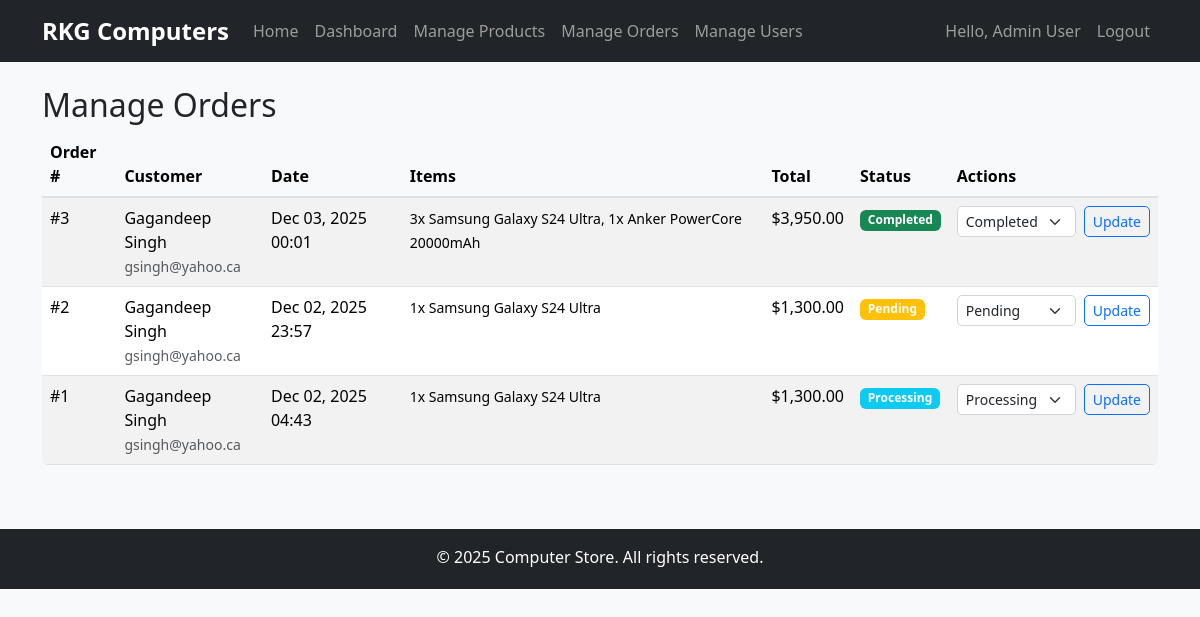
The app's page /admin/orders.php (signed in) with its own data.
### tables this page shows
CREATE TABLE `orders` (
  `id` int(11) NOT NULL,
  `user_id` int(11) NOT NULL,
  `total_price` decimal(10,2) NOT NULL,
  `order_date` timestamp NOT NULL DEFAULT current_timestamp(),
  `status` varchar(20) DEFAULT 'pending'
);

CREATE TABLE `users` (
  `id` int(11) NOT NULL,
  `name` text NOT NULL,
  `email` text NOT NULL,
  `password` text NOT NULL,
  `is_admin` tinyint(1) NOT NULL DEFAULT 0,
  `created_at` timestamp NOT NULL DEFAULT current_timestamp()
);

### includes/functions.php (called while the page is built, shortened)
<?php
function formatPrice($price) {
    return '$' . number_format($price, 2);
}
?>

### admin/orders.php (the view, shortened to what this page needs)
<?php
require_once '../includes/config.php';
require_once '../includes/functions.php';
require_once 'adminheader.php';
$stmt = $pdo->prepare("
    SELECT o.*, u.name as customer_name, u.email as customer_email,
           GROUP_CONCAT(CONCAT(oi.quantity, 'x ', p.name) SEPARATOR ', ') as items
    FROM orders o
    JOIN users u ON o.user_id = u.id
    LEFT JOIN order_items oi ON o.id = oi.order_id
    LEFT JOIN products p ON oi.product_id = p.id
    GROUP BY o.id
    ORDER BY o.order_date DESC
");
$stmt->execute();
$orders = $stmt->fetchAll();
?>
    <div class="container mt-4">
        <h2>Manage Orders</h2>
        <?php if (empty($orders)): ?>
            <div class="alert alert-info">No orders found.</div>
        <?php else: ?>
            <div class="table-responsive">
                <table class="table table-striped">
                    <thead>
                        <tr>
                            <th>Order #</th>
                            <th>Customer</th>
                            <th>Date</th>
                            <th>Items</th>
                            <th>Total</th>
                            <th>Status</th>
                            <th>Actions</th>
                        </tr>
                    </thead>
                    <tbody>
                        <?php foreach ($orders as $order): ?>
                            <tr>
                                <td>#<?php echo $order['id']; ?></td>
                                <td>
                                    <?php echo $order['customer_name']; ?>
                                    <br>
                                    <small class="text-muted"><?php echo $order['customer_email']; ?></small>
                                </td>
                                <td><?php echo date('M d, Y H:i', strtotime($order['order_date'])); ?></td>
                                <td>
                                    <small><?php echo $order['items']; ?></small>
                                </td>
                                <td><?php echo formatPrice($order['total_price']); ?></td>
                                <td>
                                    <span class="badge bg-<?php echo $order['status'] == 'pending' ? 'warning' : ($order['status'] == 'completed' ? 'success' : 'info'); ?>">
                                        <?php echo ucfirst($order['status']); ?>
                                    </span>
                                </td>
                                <td>
                                    <form method="POST" class="d-flex align-items-center">
                                        <select name="status" class="form-select form-select-sm me-2" style="width: auto;">
                                            <option value="pending" <?php echo $order['status'] == 'pending' ? 'selected' : ''; ?>>Pending</option>
                                            <option value="processing" <?php echo $order['status'] == 'processing' ? 'selected' : ''; ?>>Processing</option>
                                            <option value="completed" <?php echo $order['status'] == 'completed' ? 'selected' : ''; ?>>Completed</option>
                                        </select>
                                        <button type="submit" class="btn btn-sm btn-outline-primary">Update</button>
                                    </form>
                                </td>
                            </tr>
                        <?php endforeach; ?>
                    </tbody>
                </table>
            </div>
        <?php endif; ?>
    </div>
    <?php require_once 'adminfooter.php'; ?>

### css/style.css (style rules this page uses)
body { font-family: 'Segoe UI', Tahoma, Geneva, Verdana, sans-serif; background-color: #f8f9fa; }
.btn { border-radius: 5px; font-weight: 500; }
.badge { font-size: 0.75rem; }
.table { background: white; border-radius: 5px; overflow: hidden; }
.table thead th { background-color: #f8f9fa; border-bottom: 2px solid #dee2e6; font-weight: 600; }
.form-control, .form-select { border: 1px solid #ced4da; border-radius: 5px; }

### records on screen
orders: id "3", user.name "Gagandeep Singh", user.email "gsingh@yahoo.ca", order_date "Dec 03, 2025 00:01", items "3x Samsung Galaxy S24 Ultra, 1x Anker PowerCore 20000mAh", total_price "$3,950.00", status "Completed"
orders: id "2", user.name "Gagandeep Singh", user.email "gsingh@yahoo.ca", order_date "Dec 02, 2025 23:57", items "1x Samsung Galaxy S24 Ultra", total_price "$1,300.00", status "Pending"
orders: id "1", user.name "Gagandeep Singh", user.email "gsingh@yahoo.ca", order_date "Dec 02, 2025 04:43", items "1x Samsung Galaxy S24 Ultra", total_price "$1,300.00", status "Processing"

### other values on screen
$_SESSION['user_name'] "Admin User"
